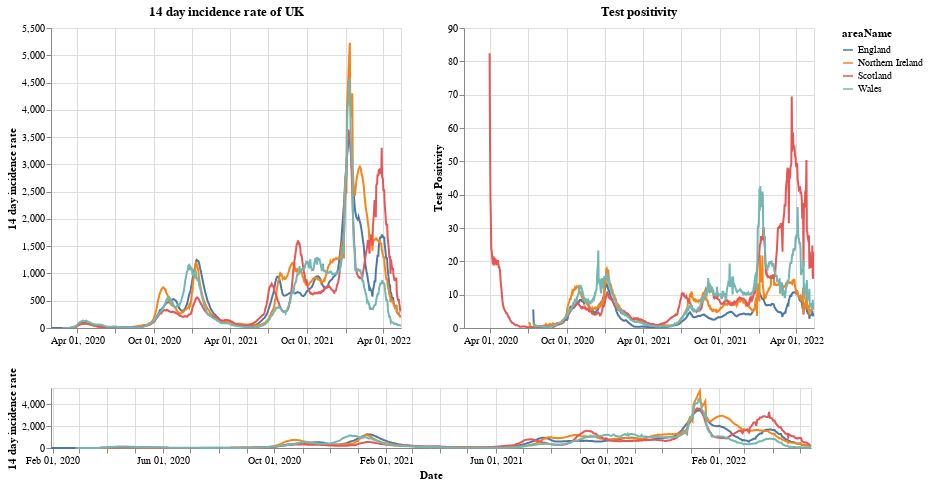

Notebook code cell kept with this figure:
### Markdown cell above
# Plots

First a plot with each country in the UK. The top right shows the positivity rate for (which is the percentage of registered tests which were positive) while the top left is the 14 day incidence rate. The bottom chart can be used to select the timeframe (does not work on a mobile device).

### Code cell
#collapse
brush = alt.selection(type='interval', name='DateBrush',encodings=['x'],fields=['Time'])
leg_selection = alt.selection_multi(fields=['areaName'], bind='legend')

base = alt.Chart(uk_cases).mark_line().encode(
    x=alt.X("yearmonthdate(date):T", axis=alt.Axis(title='Date')),
    y=alt.Y("twoWeeklyCasesRate:Q", axis=alt.Axis(title='14 day incidence rate')),
    tooltip=['areaName', 'date','twoWeeklyCasesRate', 'testPositivity'],
    color='areaName',
    opacity=alt.condition(leg_selection, alt.value(2), alt.value(0.1))
).add_selection(leg_selection).properties(width=350)

upper = base.encode(alt.X('yearmonthdate(date):T', axis=alt.Axis(title=''),
                         scale=alt.Scale(domain=brush))
                   ).properties(title=f'14 day incidence rate of UK')
upper_right = upper.encode(alt.Y('testPositivity:Q', axis=alt.Axis(title='Test Positivity'))).properties(title='Test positivity')
lower = base.properties(height=60, width = 760).add_selection(brush)

(upper | upper_right) & lower

### Figure 1 — Vega-Lite specification as saved in the notebook (floating-point values rounded to 4 significant figures; data arrays with more than 128 entries replaced by an {"elided": "..."} marker saying what was removed)
{"config": {"view": {"continuousWidth": 400, "continuousHeight": 300}}, "vconcat": [{"hconcat": [{"mark": "line", "encoding": {"color": {"type": "nominal", "field": "areaName"}, "opacity": {"condition": {"value": 2, "selection": "selector001"}, "value": 0.1}, "tooltip": [{"type": "nominal", "field": "areaName"}, {"type": "temporal", "field": "date"}, {"type": "quantitative", "field": "twoWeeklyCasesRate"}, {"type": "quantitative", "field": "testPositivity"}], "x": {"type": "temporal", "axis": {"title": ""}, "field": "date", "scale": {"domain": {"selection": "DateBrush"}}, "timeUnit": "yearmonthdate"}, "y": {"type": "quantitative", "axis": {"title": "14 day incidence rate"}, "field": "twoWeeklyCasesRate"}}, "selection": {"selector001": {"type": "multi", "fields": ["areaName"], "bind": "legend"}}, "title": "14 day incidence rate of UK", "width": 350}, {"mark": "line", "encoding": {"color": {"type": "nominal", "field": "areaName"}, "opacity": {"condition": {"value": 2, "selection": "selector001"}, "value": 0.1}, "tooltip": [{"type": "nominal", "field": "areaName"}, {"type": "temporal", "field": "date"}, {"type": "quantitative", "field": "twoWeeklyCasesRate"}, {"type": "quantitative", "field": "testPositivity"}], "x": {"type": "temporal", "axis": {"title": ""}, "field": "date", "scale": {"domain": {"selection": "DateBrush"}}, "timeUnit": "yearmonthdate"}, "y": {"type": "quantitative", "axis": {"title": "Test Positivity"}, "field": "testPositivity"}}, "selection": {"selector001": {"type": "multi", "fields": ["areaName"], "bind": "legend"}}, "title": "Test positivity", "width": 350}]}, {"mark": "line", "encoding": {"color": {"type": "nominal", "field": "areaName"}, "opacity": {"condition": {"value": 2, "selection": "selector001"}, "value": 0.1}, "tooltip": [{"type": "nominal", "field": "areaName"}, {"type": "temporal", "field": "date"}, {"type": "quantitative", "field": "twoWeeklyCasesRate"}, {"type": "quantitative", "field": "testPositivity"}], "x": {"type": "temporal", "axis": {"title": "Date"}, "field": "date", "timeUnit": "yearmonthdate"}, "y": {"type": "quantitative", "axis": {"title": "14 day incidence rate"}, "field": "twoWeeklyCasesRate"}}, "height": 60, "selection": {"selector001": {"type": "multi", "fields": ["areaName"], "bind": "legend"}, "DateBrush": {"type": "interval", "encodings": ["x"], "fields": ["Time"]}}, "width": 760}], "data": {"name": "data-606506f822cee16f680130485734e531"}, "$schema": "https://vega.github.io/schema/vega-lite/v4.8.1.json", "datasets": {"data-606506f822cee16f680130485734e531": {"elided": "3254 records"}}}
